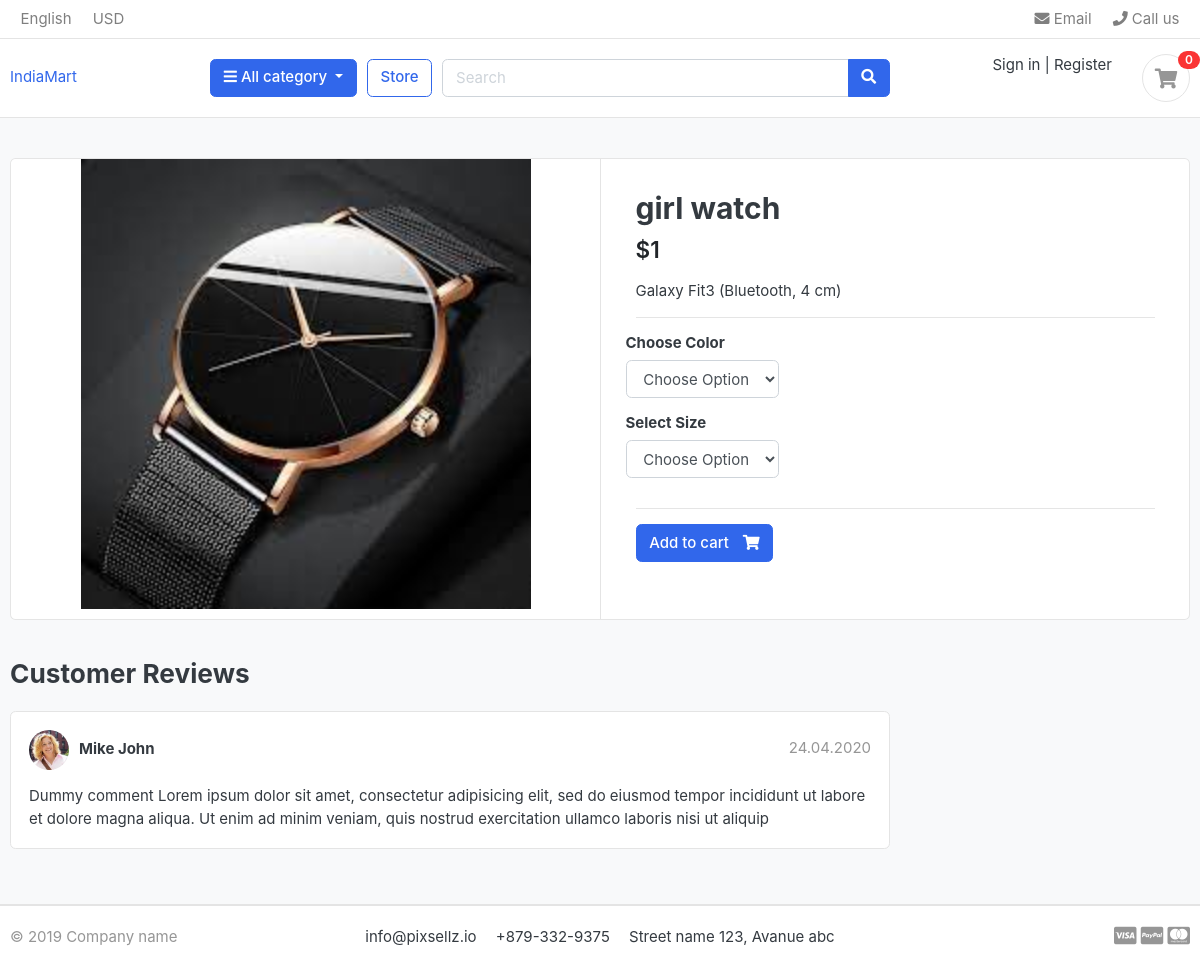
The page /store/watch/girl-watch on the database its author committed.
### store/models.py (models this page shows, shortened)
class Product(models.Model):
    product_name = models.CharField( max_length=50 , unique = True)
    slug = models.SlugField(max_length=100 , unique = True)
    description = models.TextField( max_length=255 )
    price = models.IntegerField( )
    stock = models.IntegerField()
    images = models.ImageField( upload_to='photos/products',blank= True , height_field=None, width_field=None, max_length=None)
    is_avilabel = models.BooleanField(default=True)
    category = models.ForeignKey(Category,  on_delete=models.CASCADE)
    created_date  = models.DateTimeField( auto_now_add = True)
    modified_date  = models.DateTimeField( auto_now = True)

### store/views.py (the view)
# urls.py: path('<slug:category_slug>/<slug:product_slug>', views.product_detail, name='product_detail_'),
def product_detail(request , category_slug = None , product_slug = None):
     try :
          single_product = Product.objects.get(category__slug = category_slug , slug = product_slug )
          in_cart = Cartitems.objects.filter(cart__cart_id = _cart_id(request) , product =single_product ).exists()
     except Exception as e :
          raise e
     context = {
        'single_product': single_product,
         'in_cart' : in_cart,
          }
     return render(request, 'store/product_detail.html'  , context)

### cart/context_processors.py (called while the page is built)
def counter(request):
    cart_count = 0
    if 'admin' in request.path :
      return {}
    else:
       try:
            cart  =  Cart.objects.filter(cart_id = _cart_id(request))
            if request.user.is_authenticated:
                cart_items = Cartitems.objects.all().filter(user =request.user )
            else:
              cart_items = Cartitems.objects.all().filter(cart = cart[:1])
            for cart_items in cart_items :
                cart_count += cart_items.quantity
       except  Cartitems.DoesNotExist :
           cart_count = 0
    return dict(cart_count = cart_count)

### cart/views.py (called while the page is built)
def _cart_id(request):
    cart = request.session.session_key
    if not cart :
        cart = request.session.create()
    return cart

### category/context_processors.py (called while the page is built)
def menu_links(request):
    category  =  Category.objects.all()
    return dict(links = category)

### category/models.py (called while the page is built)
    def get_url(self):
         return reverse("product_by_category", args=[self.slug])

### store/models.py (called while the page is built)
    def sizes(self):
        return super(VariationManager , self).filter(variation_category= 'size' ,is_active=True)

    def colors(self):
        return super(VariationManager , self).filter(variation_category= 'color' ,is_active=True)

### templates/store/product_detail.html (shortened to what this page needs)
{% extends "base.html" %}
{% load static %}
{% block content %}
<section class="section-content padding-y bg">
<div class="container">
<div class="card">
	<div class="row no-gutters">
		<aside class="col-md-6">
<article class="gallery-wrap">
	<div class="img-big-wrap">
	   <a href="#"><img src="{{single_product.images.url}}"></a>
	</div>
</article>
		</aside>
		<main class="col-md-6 border-left">
<form  action ="{% url 'add_cart'  single_product.id  %}"  method="POST" >
	<article class="content-body">
	<h2 class="title">{{single_product.product_name}}</h2>
	<div class="mb-3">
		<var class="price h4">${{single_product.price}}</var>
	</div>
	<p> {{single_product.description}}</p>
	<hr>
		<div class="row">
			<div class="item-option-select">
				<h6>Choose Color</h6>
				<div class="btn-group btn-group-sm btn-group-toggle" data-toggle="buttons">
					<select name="color" id="color" class="form-control">
						<option value=""> Choose Option </option>
					  </select>
				</div>
			</div>
		</div>
		<div class="row">
			<div class="item-option-select">
				<h6>Select Size</h6>
				<div class="btn-group btn-group-sm btn-group-toggle" data-toggle="buttons">
					<select name="size" id="size" class="form-control">
						<option value=""> Choose Option </option>
					  </select>
				</div>
			</div>
		</div>
		<hr>
		{% if single_product.stock <= 0  %}
		<h4 class = "text-danger" > Out Of Stock </h4>
		{% else %}
				<button typ="submit" class="btn  btn-primary"> <span class="text">Add to cart</span> <i class="fas fa-shopping-cart"></i>  </button>
			{% endif %}
	</article>
</form>
		</main>
	</div>
</div>
<br>
<div class="row">
			<div class="col-md-9">
	<header class="section-heading">
		<h3>Customer Reviews </h3>
	</header>
	<article class="box mb-3">
		<div class="icontext w-100">
			<img src="./images/avatars/avatar1.jpg" class="img-xs icon rounded-circle">
			<div class="text">
				<span class="date text-muted float-md-right">24.04.2020 </span>
				<h6 class="mb-1">Mike John </h6>
			</div>
		</div>
		<div class="mt-3">
			<p>
				Dummy comment Lorem ipsum dolor sit amet, consectetur adipisicing elit, sed do eiusmod
				tempor incididunt ut labore et dolore magna aliqua. Ut enim ad minim veniam,
				quis nostrud exercitation ullamco laboris nisi ut aliquip
			</p>
		</div>
	</article>
	</div>
</div>
</div>
</section>
{% endblock content %}

### static/css/ui.css (style rules this page uses)
html { font-family: "Inter", sans-serif; font-size: 15px; }
.content-body { flex: 1 1 auto; padding: 2rem 2.3rem; }
.img-xs, .img-sm, .img-md, .img-lg { -o-object-fit: cover; object-fit: cover; flex-shrink: 0; flex-grow: 0; }
.img-xs { width: 40px; height: 40px; }
.padding-y { padding-top: 40px; padding-bottom: 40px; }
var { font-style: normal; }
article:after, .form-group:after { display: block; clear: both; content: ""; }
.bg { background-color: #f8f9fa; }
.section-heading { margin-bottom: 20px; margin-top: 15px; }
p:last-child { margin-bottom: 0; }
.btn .text + i { margin-left: 10px; }
.icontext { display: inline-flex; align-items: center; vertical-align: middle; }
.icontext .text { width: 100%; line-height: 1.2; }
.icontext .icon { position: relative; margin-right: 10px; flex-shrink: 0; flex-grow: 0; }
.price { font-weight: 600; color: #212529; }
.box { padding: 18px; background: #fff; border-radius: 0.37rem; border: 1px solid #e4e4e4; }
.box img { max-width: 100%; }
.gallery-wrap .img-big-wrap { margin-bottom: 10px; border-radius: 0.37rem; overflow: hidden; background-color: #fff; }
.gallery-wrap .img-big-wrap a { text-align: center; display: block; }
.gallery-wrap .img-big-wrap img { height: 450px; width: auto; display: inline-block; }
.item-option-select { margin-bottom: 1rem; display: inline-block; margin-right: 15px; }

### rows shown on the page
Product: images (picture), product_name "girl watch", price "1", description "Galaxy Fit3 (Bluetooth, 4 cm)"

### other values the page prints
{{ cart_count }} "0"
